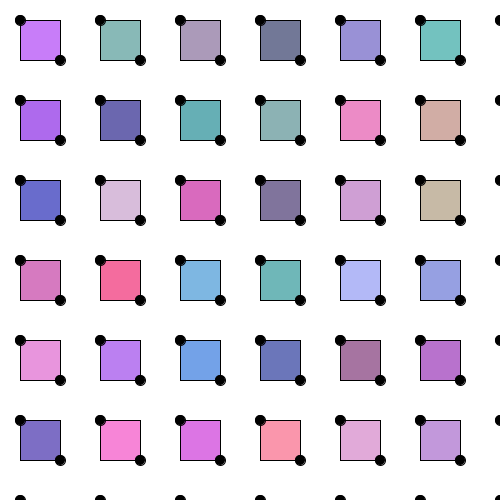
Frame 1 (no input)
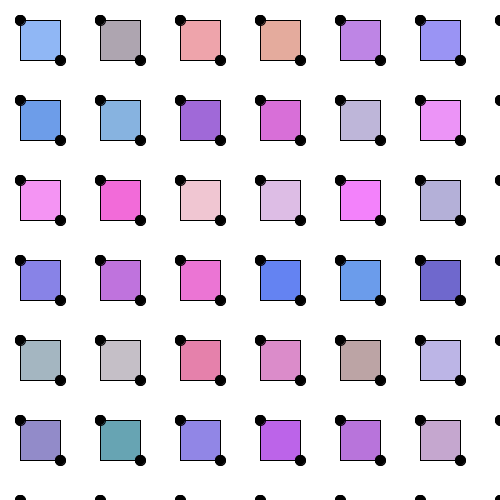
Frame 2 (the mouse pressed at the canvas centre, redrawn once)

The Processing sketch that drew these frames (run headless with seeded random() and noise(); the mouse was pressed at the canvas centre and the sketch redrawn once):

// Processing sketch: Morrismanuela_E02
// ── Morrismanuela_E02.pde
// Manuela Morris

int incremento = 80; // Tamaño entre cada figura

void setup() {
  size(500, 500);
  background(255); // fondo blanco
  noLoop(); // Para que se dibuje una sola vez
}

void draw() {
  for (int y = 0; y < height; y += incremento) {
    for (int x = 0; x < width; x += incremento) {

      // Cuerpo de la figura (rectángulo)
      fill(random(100, 255), random(100, 200), random(150, 255));
      rect(x + 20, y + 20, 40, 40);

      // Orejas (círculos)
      fill(0); // negras
      ellipse(x + 20, y + 20, 10, 10); // círculo superior izquierdo
      ellipse(x + 60, y + 60, 10, 10); // círculo inferior derecho
    }
  }
}
